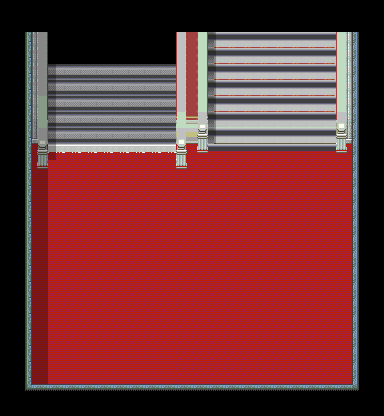

A 2D game scene composited from a Tiled map and its tileset images. What follows is a short description and the map's XML, with each tile layer's data collapsed to a summary:
An orthogonal 24x26 tile map with 16x16 px tiles, 4 tile layers (Base, Base2, MonoShita, shadow), 3 tilesets and 10 objects.

<map version="1.0" orientation="orthogonal" renderorder="right-down" width="24" height="26" tilewidth="16" tileheight="16" backgroundcolor="#000000" nextobjectid="24">
 <tileset firstgid="1" name="ST-MsionR-I01" tilewidth="16" tileheight="16">
  <image source="ST-MsionR-I01.png" trans="aa55ff" width="256" height="1990" />
 </tileset>
 <tileset firstgid="1985" name="ST-Sewer-01" tilewidth="16" tileheight="16">
  <image source="ST-Sewer-01.png" trans="aa55ff" width="256" height="1504" />
 </tileset>
 <tileset firstgid="3489" name="ed4" tilewidth="16" tileheight="16">
  <image source="ed4.png" trans="aa55ff" width="480" height="256" />
 </tileset>
 <layer name="Base" width="24" height="26">
  <properties>
   <property name="cc_vertexz" value="-12" />
  </properties>
  <data>[624 cells, 424 non-empty, 25 distinct tile ids]</data>
 </layer>
 <layer name="Base2" width="24" height="26">
  <properties>
   <property name="cc_vertexz" value="-12" />
  </properties>
  <data>[624 cells, 66 non-empty, 5 distinct tile ids]</data>
 </layer>
 <layer name="MonoShita" width="24" height="26">
  <properties>
   <property name="cc_vertexz" value="-11" />
  </properties>
  <data>[624 cells, 146 non-empty, 23 distinct tile ids]</data>
 </layer>
 <objectgroup name="collision">
  <object id="13" x="352" y="0" width="32" height="416" />
  <object id="14" x="0" y="384" width="352" height="32" />
  <object id="16" x="0" y="0" width="32" height="384" />
  <object id="17" x="176" y="0" width="16" height="176" />
  <object id="18" x="192" y="0" width="16" height="160" />
  <object id="19" x="336" y="0" width="16" height="160" />
  <object id="20" x="32" y="0" width="16" height="176" />
 </objectgroup>
 <objectgroup name="event">
  <object id="21" x="352" y="0" width="32" height="32">
   <properties>
    <property name="EventID" value="1" />
    <property name="trigger" value="0" />
   </properties>
  </object>
  <object id="22" x="48" y="0" width="128" height="64">
   <properties>
    <property name="EventID" value="2" />
    <property name="trigger" value="1" />
   </properties>
  </object>
  <object id="23" x="208" y="0" width="128" height="32">
   <properties>
    <property name="EventID" value="3" />
    <property name="trigger" value="1" />
   </properties>
  </object>
 </objectgroup>
 <layer name="shadow" width="24" height="26">
  <data>[624 cells, 35 non-empty, 2 distinct tile ids]</data>
 </layer>
</map>
